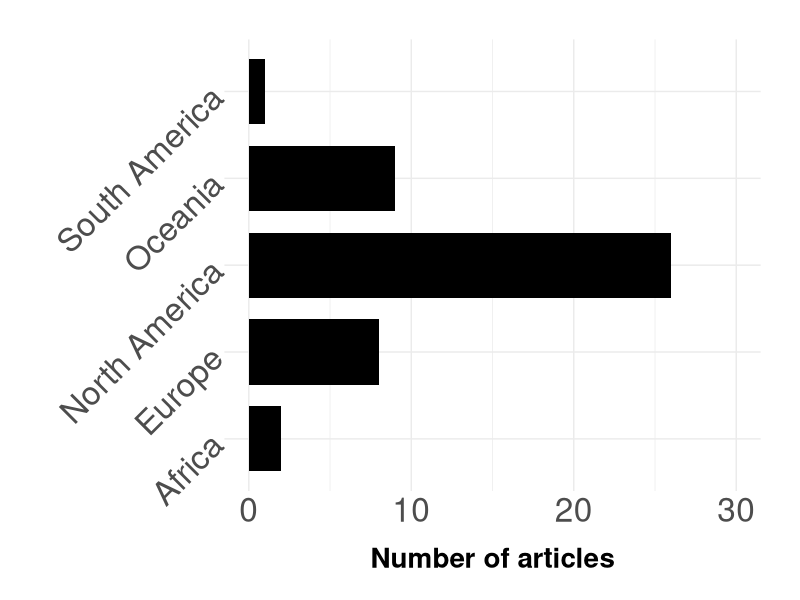
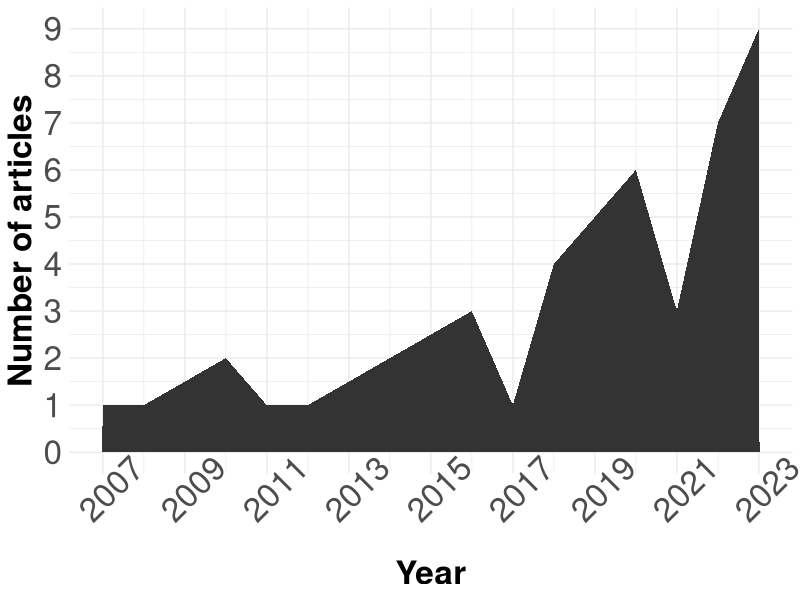

Source code (R) for these figures, in order: (Note: this script raises an error after producing the figures.)
# r script to analyze results from lit search and review
setwd('~/R_files/lit_review/')
library(ggplot2)
library(reshape2)
library(tidyr)
library(dplyr)
library(RColorBrewer)

df <- read.csv('lit_results.csv')
summary(df)
df <- df[-39,] # remove gusto et al. 2022

as.data.frame(table(df$category, useNA = 'always')) # shows count of unique occurrences
# yard response = 1
# opinions = 21
# attract/deter = 20
# NA/blank = 14

# graph continent data
ggplot(df, aes(y = continent)) +
    geom_bar(width = 0.75, fill = "black") +
    theme_minimal() + 
    ylab(NULL) + xlab("Number of articles") + xlim(0,30) +
    theme(axis.text.x = element_text(size=24)) +
    theme(axis.text.y = element_text(size = 24, angle = 45)) +
    theme(axis.title = element_text(face = "bold", size = 20)) +
    theme(axis.title.x = element_text(vjust = -1)) +
    theme(axis.title.y = element_text(vjust = 2)) +
    theme(plot.margin = unit(c(1,1,1,1), "cm"))

# graph year of articles
years <- df %>%
            count(year)
years <- years[-14,]
ggplot(years, aes(x = year, y = n)) +
    geom_area() +
    theme_minimal() +
    xlab("Year") + ylab("Number of articles") +
    scale_x_continuous(breaks = seq(2007,2023, by = 2)) +
    scale_y_continuous(breaks = seq(0, 10, by = 1)) +
    theme(axis.text.x = element_text(size = 24, angle = 45)) +
    theme(axis.text.y = element_text(size = 24)) +
    theme(axis.title = element_text(face = "bold", size = 24)) +
    theme(axis.title.x = element_text(vjust = 1)) +
    theme(axis.title.y = element_text(vjust = 1))

# pie chart for categories
palette <- brewer.pal()
#category count data
categories <- df %>% count(category)
pie(categories$n, labels = NULL, )
